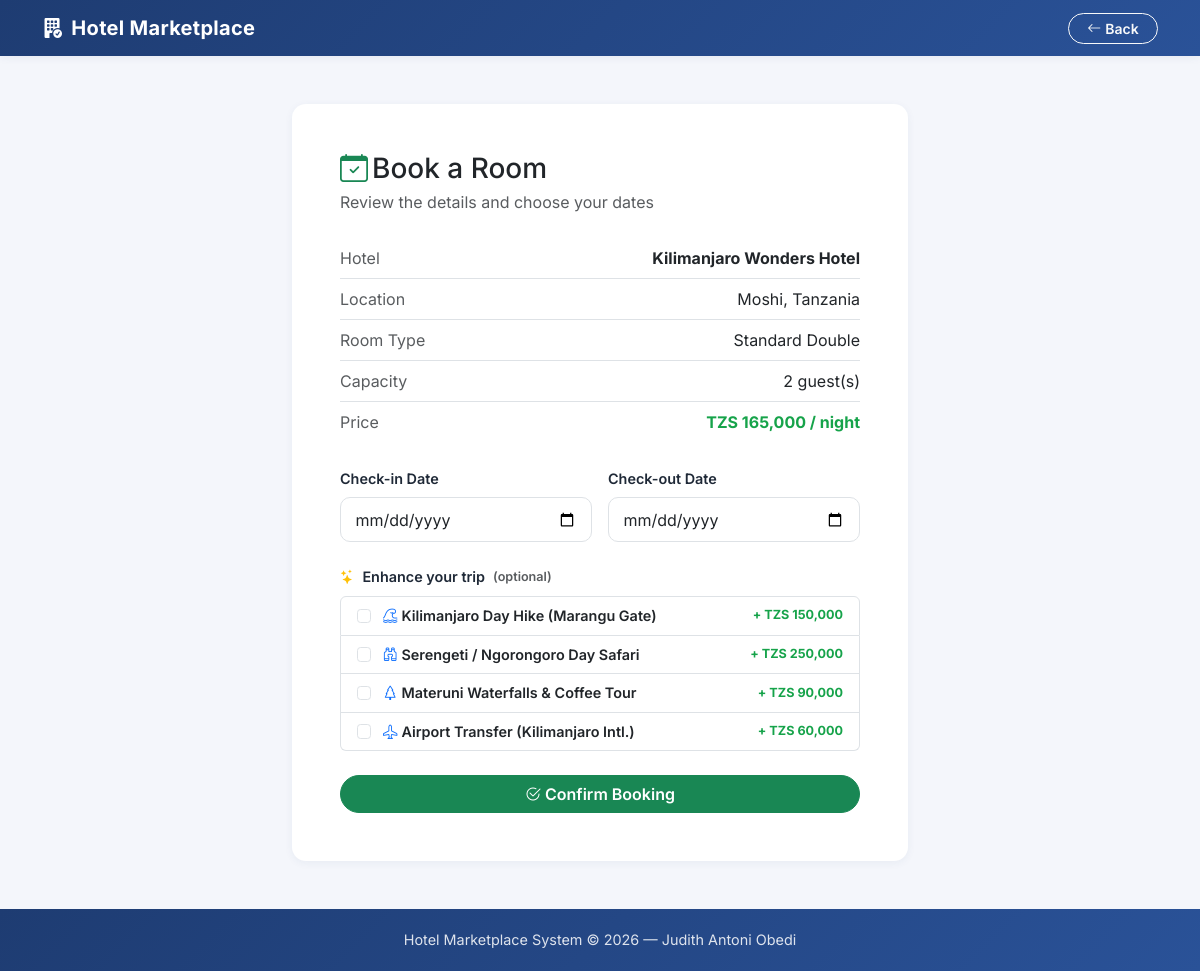
The page /book.php?room_id=1 (signed in) on the database its author committed.
### tables this page shows
CREATE TABLE rooms (
    id INT AUTO_INCREMENT PRIMARY KEY,
    hotel_id INT NOT NULL,
    room_type VARCHAR(50) NOT NULL,          
    price_per_night DECIMAL(10,2) NOT NULL,  
    capacity INT NOT NULL DEFAULT 1,         
    description TEXT,
    image VARCHAR(255),
    is_active TINYINT(1) NOT NULL DEFAULT 1,  
    FOREIGN KEY (hotel_id) REFERENCES hotels(id) ON DELETE CASCADE
);

CREATE TABLE hotels (
    id INT AUTO_INCREMENT PRIMARY KEY,
    manager_id INT NOT NULL,
    name VARCHAR(150) NOT NULL,
    location VARCHAR(150) NOT NULL,          
    description TEXT,
    image VARCHAR(255),                      
    website VARCHAR(255),                    
    phone VARCHAR(40),                       
    rating DECIMAL(2,1),                     
    created_at TIMESTAMP DEFAULT CURRENT_TIMESTAMP,
    FOREIGN KEY (manager_id) REFERENCES users(id) ON DELETE CASCADE
);

### config.php (called while the page is built, shortened)
<?php
function safe($text) {
    return htmlspecialchars($text, ENT_QUOTES, 'UTF-8');
}
function trip_addons() {
    return [
        'kilimanjaro_dayhike' => ['Kilimanjaro Day Hike (Marangu Gate)', 150000, 'bi-tsunami'],
        'serengeti_safari'    => ['Serengeti / Ngorongoro Day Safari',   250000, 'bi-binoculars'],
        'materuni_tour'       => ['Materuni Waterfalls & Coffee Tour',     90000, 'bi-tree'],
        'airport_transfer'    => ['Airport Transfer (Kilimanjaro Intl.)',  60000, 'bi-airplane'],
    ];
}
?>

### book.php (the view, shortened to what this page needs)
<?php
require_once 'config.php';
$success = '';
$room_id = (int)($_GET['room_id'] ?? $_POST['room_id'] ?? 0);
$pre_check_in  = $_GET['check_in']  ?? '';
$pre_check_out = $_GET['check_out'] ?? '';
$stmt = $pdo->prepare("
    SELECT r.*, h.name AS hotel_name, h.location
    FROM rooms r JOIN hotels h ON r.hotel_id = h.id
    WHERE r.id = ? AND r.is_active = 1
");
$stmt->execute([$room_id]);
$room = $stmt->fetch();
?>
<!DOCTYPE html>
<html lang="en">
<head>
    <link href="https://cdn.jsdelivr.net/npm/bootstrap@5.3.0/dist/css/bootstrap.min.css" rel="stylesheet">
    <link href="https://cdn.jsdelivr.net/npm/bootstrap-icons@1.11.3/font/bootstrap-icons.min.css" rel="stylesheet">
    <link href="assets/css/app.css" rel="stylesheet">
</head>
<body>
<nav class="navbar navbar-dark bg-dark">
    <div class="container">
        <a class="navbar-brand" href="index.php"><i class="bi bi-building-fill-check me-1"></i> Hotel Marketplace</a>
        <a href="hotel.php?id=<?= (int)$room['hotel_id'] ?>" class="btn btn-outline-light btn-sm"><i class="bi bi-arrow-left me-1"></i>Back</a>
    </div>
</nav>
<main class="container my-5" style="max-width: 640px;">
    <div class="card">
        <div class="card-body p-4 p-md-5">
            <h3 class="mb-1"><i class="bi bi-calendar-check text-success me-1"></i>Book a Room</h3>
            <p class="text-muted mb-4">Review the details and choose your dates</p>
            <ul class="list-group list-group-flush mb-4">
                <li class="list-group-item d-flex justify-content-between px-0"><span class="text-muted">Hotel</span><strong><?= safe($room['hotel_name']) ?></strong></li>
                <li class="list-group-item d-flex justify-content-between px-0"><span class="text-muted">Location</span><span><?= safe($room['location']) ?></span></li>
                <li class="list-group-item d-flex justify-content-between px-0"><span class="text-muted">Room Type</span><span><?= safe($room['room_type']) ?></span></li>
                <li class="list-group-item d-flex justify-content-between px-0"><span class="text-muted">Capacity</span><span><?= (int)$room['capacity'] ?> guest(s)</span></li>
                <li class="list-group-item d-flex justify-content-between px-0"><span class="text-muted">Price</span><span class="price-tag">TZS <?= number_format($room['price_per_night']) ?> / night</span></li>
            </ul>
            <?php if ($success): ?>
                <div class="alert alert-success d-flex align-items-center"><i class="bi bi-check-circle-fill me-2"></i><?= safe($success) ?></div>
                <a href="my_bookings.php" class="btn btn-primary w-100"><i class="bi bi-journal-text me-1"></i>View My Bookings</a>
            <?php else: ?>
                <form method="POST">
                    <div class="row g-3">
                        <div class="col-md-6">
                            <label class="form-label">Check-in Date</label>
                            <input type="date" name="check_in" class="form-control"
                                   min="<?= date('Y-m-d') ?>" value="<?= safe($pre_check_in) ?>" required>
                        </div>
                        <div class="col-md-6">
                            <label class="form-label">Check-out Date</label>
                            <input type="date" name="check_out" class="form-control"
                                   min="<?= date('Y-m-d', strtotime('+1 day')) ?>" value="<?= safe($pre_check_out) ?>" required>
                        </div>
                    </div>
                    <div class="mt-4">
                        <label class="form-label d-flex align-items-center"><i class="bi bi-stars text-warning me-2"></i>Enhance your trip <span class="text-muted small ms-2">(optional)</span></label>
                        <div class="list-group">
                            <?php foreach (trip_addons() as $key => $a): ?>
                                <label class="list-group-item d-flex justify-content-between align-items-center">
                                    <span><input class="form-check-input me-2" type="checkbox" name="addons[]" value="<?= $key ?>"
                                          <?= in_array($key, (array)($_POST['addons'] ?? []), true) ? 'checked' : '' ?>>
                                          <i class="bi <?= $a[2] ?> me-1 text-primary"></i><?= safe($a[0]) ?></span>
                                    <span class="price-tag small">+ TZS <?= number_format($a[1]) ?></span>
                                </label>
                            <?php endforeach; ?>
                        </div>
                    </div>
                    <button type="submit" class="btn btn-success w-100 mt-4"><i class="bi bi-check2-circle me-1"></i>Confirm Booking</button>
                </form>
            <?php endif; ?>
        </div>
    </div>
</main>
<footer class="site-footer">
    Hotel Marketplace System &copy; <?= date('Y') ?> — Judith Antoni Obedi
</footer>
</body>
</html>

### assets/css/app.css (style rules this page uses)
:root { --brand-1: #1e3c72; --brand-2: #2a5298; --brand-accent: #ffb703; --brand-accent-dark: #f59e0b; --ink: #1f2937; --muted: #6b7280; --surface: #f4f6fb; --radius: 14px; --shadow-sm: 0 2px 8px rgba(30, 60, 114, .06); --shadow-md: 0 10px 30px rgba(30, 60, 114, .12); }
body { font-family: 'Inter', system-ui, -apple-system, "Segoe UI", Roboto, sans-serif; color: var(--ink); background-color: var(--surface); min-height: 100vh; display: flex; flex-direction: column; }
main, .page-body { flex: 1 0 auto; }
.navbar { box-shadow: var(--shadow-sm); }
.navbar-brand { font-weight: 700; letter-spacing: .3px; }
.navbar.bg-dark { background: linear-gradient(135deg, var(--brand-1), var(--brand-2)) !important; }
.btn { border-radius: 999px; font-weight: 600; padding-inline: 1.15rem; transition: transform .12s ease, box-shadow .12s ease; }
.card { border: none; border-radius: var(--radius); box-shadow: var(--shadow-sm); overflow: hidden; }
.form-control, .form-select { border-radius: 10px; padding: .6rem .9rem; }
.form-label, label { font-weight: 600; font-size: .9rem; color: var(--ink); }
.price-tag { color: #16a34a; font-weight: 700; }
.site-footer { flex-shrink: 0; background: linear-gradient(135deg, var(--brand-1), var(--brand-2)); color: rgba(255, 255, 255, .85); text-align: center; padding: 1.25rem 0; font-size: .9rem; }

### rows shown on the page
rooms: hotel.name "Kilimanjaro Wonders Hotel", hotel.location "Moshi, Tanzania", room_type "Standard Double", capacity "2", price_per_night "165,000"

### other values the page prints
safe($a[0]) "Kilimanjaro Day Hike (Marangu Gate)"
$a[1] "150,000"
safe($a[0]) "Serengeti / Ngorongoro Day Safari"
$a[1] "250,000"
safe($a[0]) "Materuni Waterfalls & Coffee Tour"
$a[1] "90,000"
safe($a[0]) "Airport Transfer (Kilimanjaro Intl.)"
$a[1] "60,000"
